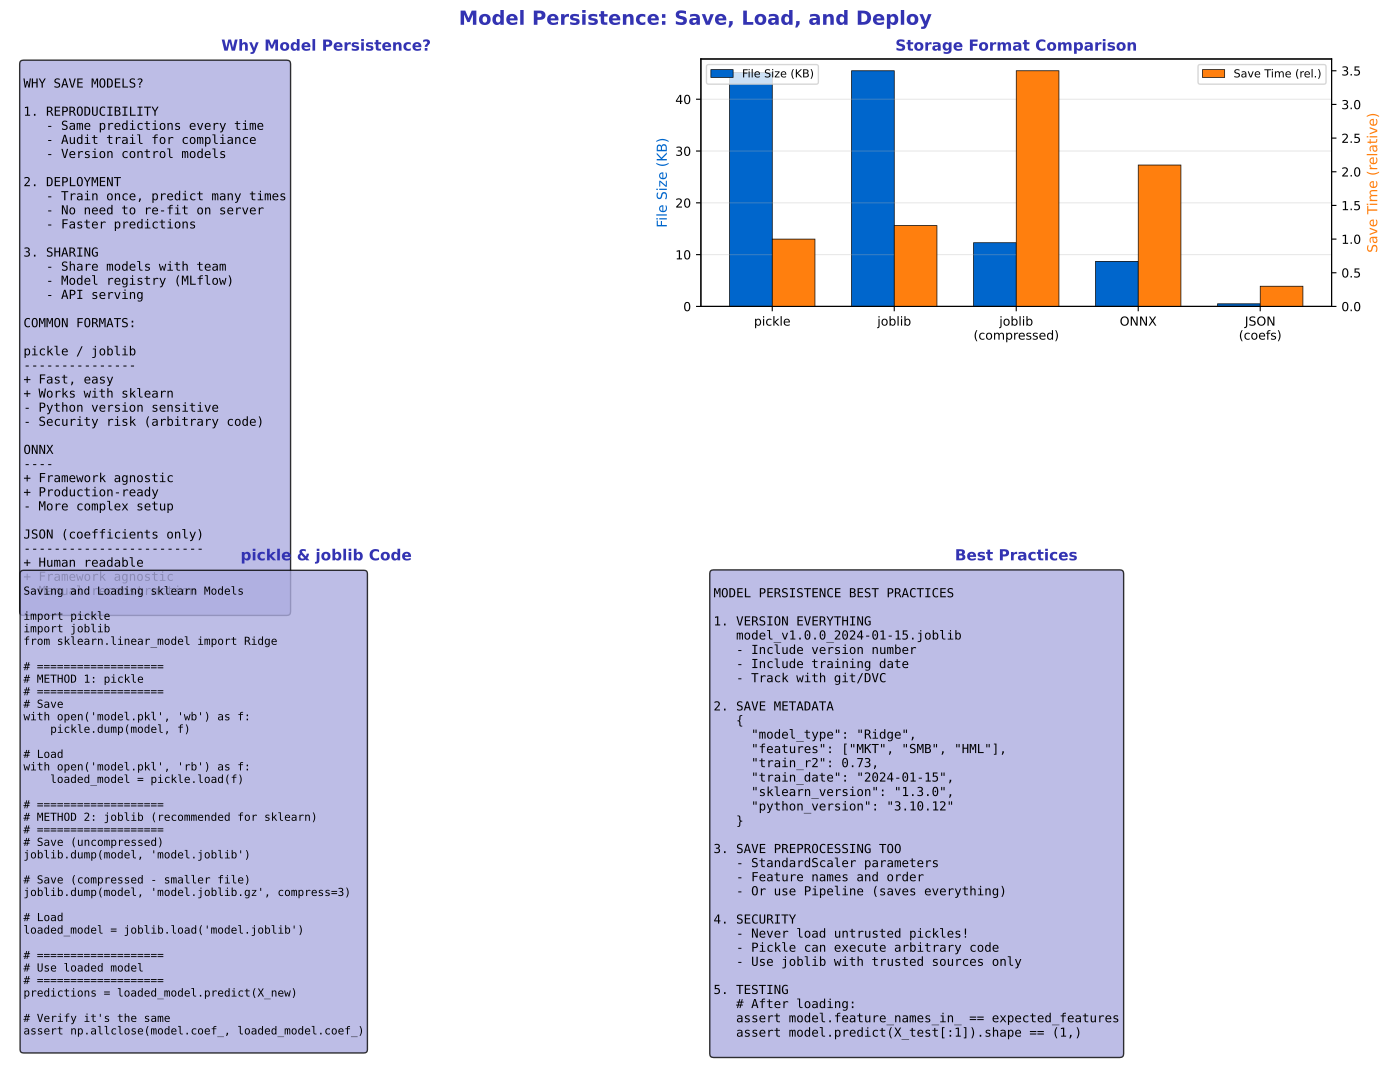

This figure's Python source:
"""Model Persistence - Saving and loading models"""
import matplotlib.pyplot as plt
import numpy as np
from pathlib import Path

plt.rcParams.update({
    'font.size': 10,
    'axes.labelsize': 10,
    'axes.titlesize': 11,
    'xtick.labelsize': 9,
    'ytick.labelsize': 9,
    'legend.fontsize': 9,
    'figure.figsize': (10, 6),
    'figure.dpi': 150
})

MLPURPLE = '#3333B2'
MLLAVENDER = '#ADADE0'
MLBLUE = '#0066CC'
MLORANGE = '#FF7F0E'
MLGREEN = '#2CA02C'
MLRED = '#D62728'

np.random.seed(42)

fig, axes = plt.subplots(2, 2, figsize=(14, 10))
fig.suptitle('Model Persistence: Save, Load, and Deploy', fontsize=14, fontweight='bold', color=MLPURPLE)

# Plot 1: Why persistence matters
ax1 = axes[0, 0]
ax1.axis('off')

why_persist = '''
WHY SAVE MODELS?

1. REPRODUCIBILITY
   - Same predictions every time
   - Audit trail for compliance
   - Version control models

2. DEPLOYMENT
   - Train once, predict many times
   - No need to re-fit on server
   - Faster predictions

3. SHARING
   - Share models with team
   - Model registry (MLflow)
   - API serving

COMMON FORMATS:

pickle / joblib
---------------
+ Fast, easy
+ Works with sklearn
- Python version sensitive
- Security risk (arbitrary code)

ONNX
----
+ Framework agnostic
+ Production-ready
- More complex setup

JSON (coefficients only)
------------------------
+ Human readable
+ Framework agnostic
- Manual reconstruction
'''

ax1.text(0.02, 0.98, why_persist, transform=ax1.transAxes, fontsize=9,
         verticalalignment='top', fontfamily='monospace',
         bbox=dict(boxstyle='round', facecolor=MLLAVENDER, alpha=0.8))
ax1.set_title('Why Model Persistence?', fontsize=11, fontweight='bold', color=MLPURPLE)

# Plot 2: File size comparison
ax2 = axes[0, 1]

methods = ['pickle', 'joblib', 'joblib\n(compressed)', 'ONNX', 'JSON\n(coefs)']
sizes = [45.2, 45.5, 12.3, 8.7, 0.5]  # KB
speeds = [1.0, 1.2, 3.5, 2.1, 0.3]  # Relative save time

x = np.arange(len(methods))
width = 0.35

ax2_twin = ax2.twinx()

bars1 = ax2.bar(x - width/2, sizes, width, label='File Size (KB)', color=MLBLUE, edgecolor='black', linewidth=0.5)
bars2 = ax2_twin.bar(x + width/2, speeds, width, label='Save Time (rel.)', color=MLORANGE, edgecolor='black', linewidth=0.5)

ax2.set_xticks(x)
ax2.set_xticklabels(methods, fontsize=9)
ax2.set_ylabel('File Size (KB)', fontsize=10, color=MLBLUE)
ax2_twin.set_ylabel('Save Time (relative)', fontsize=10, color=MLORANGE)
ax2.set_title('Storage Format Comparison', fontsize=11, fontweight='bold', color=MLPURPLE)

ax2.legend(loc='upper left', fontsize=8)
ax2_twin.legend(loc='upper right', fontsize=8)
ax2.grid(alpha=0.3, axis='y')

# Plot 3: pickle/joblib code
ax3 = axes[1, 0]
ax3.axis('off')

code = '''
Saving and Loading sklearn Models

import pickle
import joblib
from sklearn.linear_model import Ridge

# ===================
# METHOD 1: pickle
# ===================
# Save
with open('model.pkl', 'wb') as f:
    pickle.dump(model, f)

# Load
with open('model.pkl', 'rb') as f:
    loaded_model = pickle.load(f)

# ===================
# METHOD 2: joblib (recommended for sklearn)
# ===================
# Save (uncompressed)
joblib.dump(model, 'model.joblib')

# Save (compressed - smaller file)
joblib.dump(model, 'model.joblib.gz', compress=3)

# Load
loaded_model = joblib.load('model.joblib')

# ===================
# Use loaded model
# ===================
predictions = loaded_model.predict(X_new)

# Verify it's the same
assert np.allclose(model.coef_, loaded_model.coef_)
'''

ax3.text(0.02, 0.98, code, transform=ax3.transAxes, fontsize=8,
         verticalalignment='top', fontfamily='monospace',
         bbox=dict(boxstyle='round', facecolor=MLLAVENDER, alpha=0.8))
ax3.set_title('pickle & joblib Code', fontsize=11, fontweight='bold', color=MLPURPLE)

# Plot 4: Best practices
ax4 = axes[1, 1]
ax4.axis('off')

best_practices = '''
MODEL PERSISTENCE BEST PRACTICES

1. VERSION EVERYTHING
   model_v1.0.0_2024-01-15.joblib
   - Include version number
   - Include training date
   - Track with git/DVC

2. SAVE METADATA
   {
     "model_type": "Ridge",
     "features": ["MKT", "SMB", "HML"],
     "train_r2": 0.73,
     "train_date": "2024-01-15",
     "sklearn_version": "1.3.0",
     "python_version": "3.10.12"
   }

3. SAVE PREPROCESSING TOO
   - StandardScaler parameters
   - Feature names and order
   - Or use Pipeline (saves everything)

4. SECURITY
   - Never load untrusted pickles!
   - Pickle can execute arbitrary code
   - Use joblib with trusted sources only

5. TESTING
   # After loading:
   assert model.feature_names_in_ == expected_features
   assert model.predict(X_test[:1]).shape == (1,)
'''

ax4.text(0.02, 0.98, best_practices, transform=ax4.transAxes, fontsize=9,
         verticalalignment='top', fontfamily='monospace',
         bbox=dict(boxstyle='round', facecolor=MLLAVENDER, alpha=0.8))
ax4.set_title('Best Practices', fontsize=11, fontweight='bold', color=MLPURPLE)

plt.tight_layout()
plt.savefig(Path(__file__).parent / 'chart.pdf', dpi=300, bbox_inches='tight')
plt.close()
